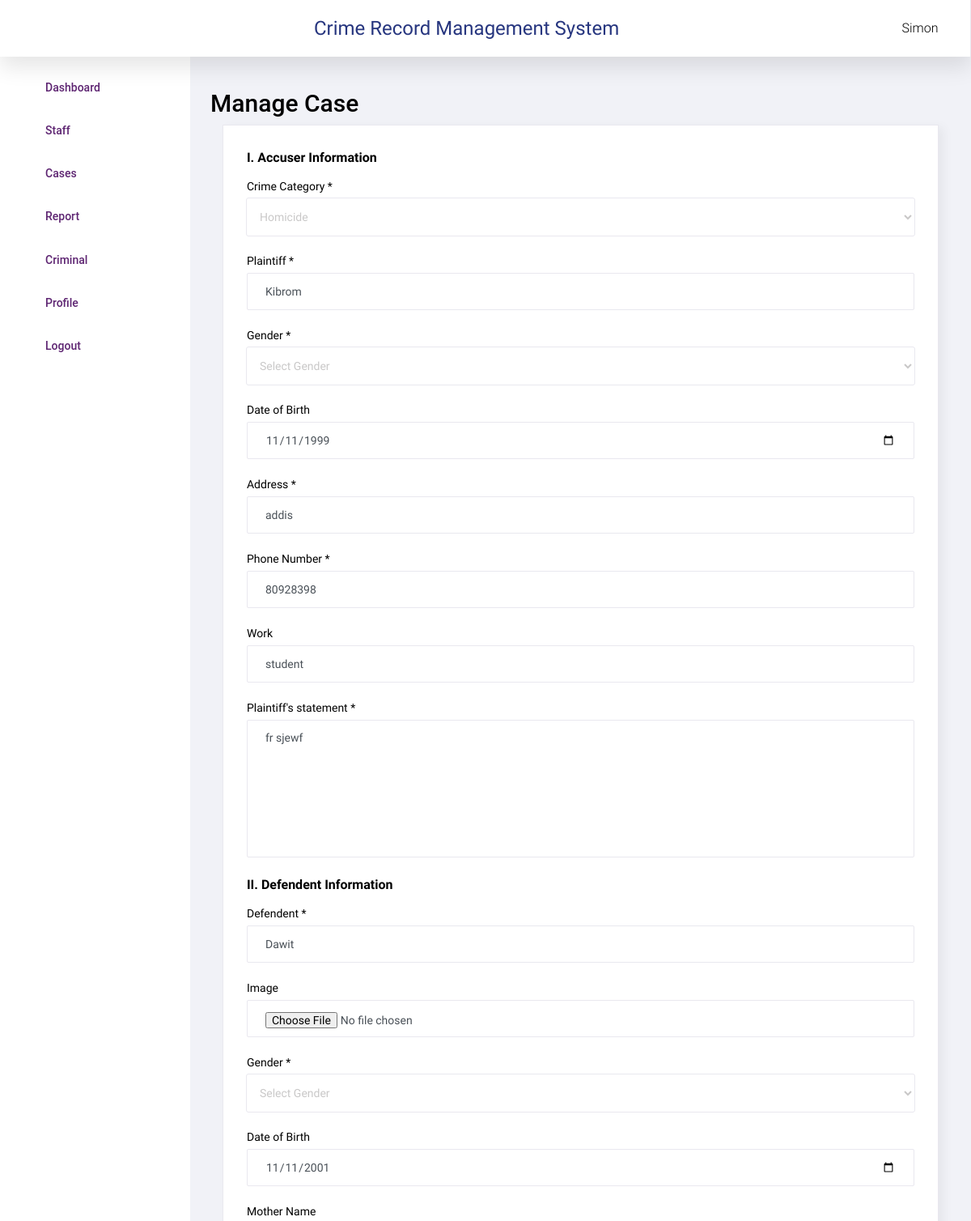
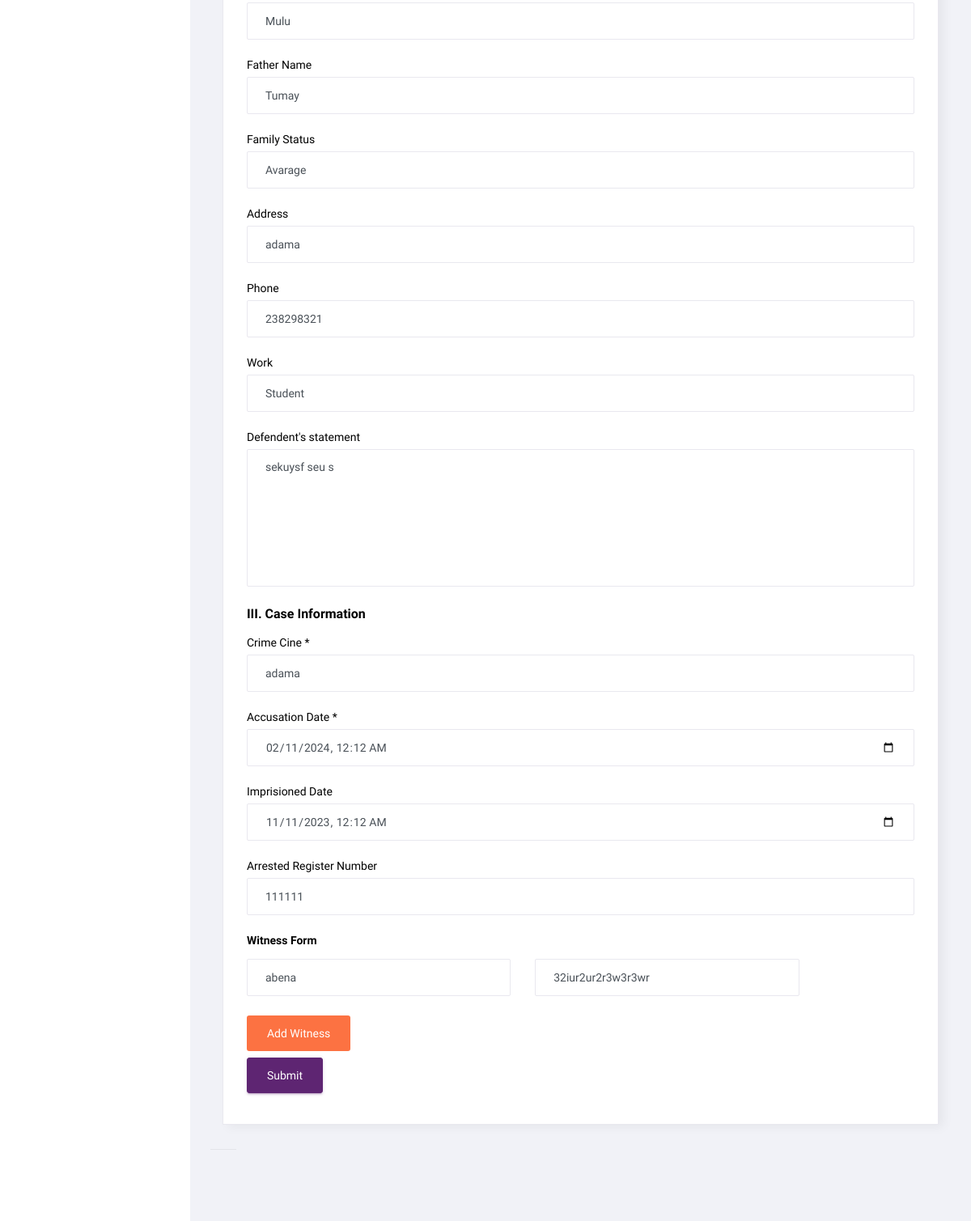
/police/manage_cases.php?id=4 (signed in), run on the app's committed database (2 pictures, top to bottom).
### tables this page shows
CREATE TABLE `cases` (
  `id` int(11) NOT NULL,
  `user_id` int(11) NOT NULL,
  `category_id` int(11) NOT NULL,
  `accuser` varchar(120) NOT NULL,
  `image` varchar(250) NOT NULL,
  `agender` varchar(120) NOT NULL,
  `adob` date NOT NULL,
  `aaddress` varchar(120) NOT NULL,
  `aphone` int(15) NOT NULL,
  `awork` varchar(120) NOT NULL,
  `pstatement` varchar(5000) NOT NULL,
  `defendent` varchar(120) NOT NULL,
  `dgender` varchar(120) NOT NULL,
  `ddob` date NOT NULL,
  `dmother` varchar(120) NOT NULL,
  `dfather` varchar(120) NOT NULL,
  `dwork` varchar(120) NOT NULL,
  `dfamily` varchar(120) NOT NULL,
  `daddress` varchar(120) NOT NULL,
  `dphone` int(15) NOT NULL,
  `dstatement` varchar(5000) NOT NULL,
  `cine` varchar(250) NOT NULL,
  `accusation` datetime NOT NULL,
  `imprisioned` datetime NOT NULL,
  `arn` varchar(50) NOT NULL,
  `status` int(11) NOT NULL,
  `casetype` int(11) NOT NULL,
  `detective_id` int(11) NOT NULL,
  `investigation` varchar(50) NOT NULL,
  `archive_id` int(11) NOT NULL,
  `sended` int(11) NOT NULL,
  `jachive_id` int(11) NOT NULL,
  `prosecutor_id` int(11) NOT NULL,
  `pro_decision` varchar(50) NOT NULL,
  `dassign_id` int(11) NOT NULL,
  `passign_id` int(11) NOT NULL,
  `pcheck_id` int(11) NOT NULL,
  `prosecution_id` int(11) NOT NULL,
  `added_on` datetime NOT NULL
);

CREATE TABLE `cases_details` (
  `id` int(11) NOT NULL,
  `cases_id` int(11) NOT NULL,
  `witness` varchar(50) NOT NULL,
  `statement` varchar(5000) NOT NULL,
  `status` int(11) NOT NULL,
  `added_on` datetime NOT NULL
);

### function.inc.php (called while the page is built, shortened)
<?php
function get_safe_value($con,$str){
    if($str!=''){
        $str=trim($str);
        return mysqli_real_escape_string($con,$str);
    }
}
    ?>

### police/manage_cases.php (the view, shortened to what this page needs)
<?php
include('header.php');
$category_id="";
$accuser="";
$agender="";
$adob="";
$aaddress="";
$aphone="";
$awork="";
$pstatement="";
$defendent="";
$dgender="";
$ddob="";
$dmother="";
$dfather="";
$dwork="";
$dfamily="";
$daddress="";
$dphone="";
$cine="";
$accusation="";
$imprisioned="";
$arn="";
$dstatement="";
$id="";
if(isset($_GET['id']) && $_GET['id']>0){
	$id=get_safe_value($con,$_GET['id']);
	$row=mysqli_fetch_assoc(mysqli_query($con,"select * from cases where id='$id'"));
	$category_id=$row['category_id'];
	$accuser=$row['accuser'];
	$agender=$row['agender'];
	$adob=$row['adob'];
	$aaddress=$row['aaddress'];
	$aphone=$row['aphone'];
	$awork=$row['awork'];
	$pstatement=$row['pstatement'];
	$defendent=$row['defendent'];
	$dgender=$row['dgender'];
	$ddob=$row['ddob'];
	$dmother=$row['dmother'];
	$dfather=$row['dfather'];
	$dwork=$row['dwork'];
	$dfamily=$row['dfamily'];
	$daddress=$row['daddress'];
	$dphone=$row['dphone'];
	$cine=$row['cine'];
	$accusation=$row['accusation'];
	$imprisioned=$row['imprisioned'];
	$arn=$row['arn'];
	$dstatement=$row['dstatement'];
}
$res_category=mysqli_query($con,"select * from category where status='1' order by category asc");
?>
<div class="main-panel">
  <div class="content-wrapper">
        <div class="row">
			<h1 class="grid_title ml10 ml15">Manage Case</h1>
            <div class="col-12 grid-margin stretch-card">
              <div class="card">
                <div class="card-body">
                  <form class="forms-sample" method="post" enctype="multipart/form-data">
                  <div class="accordion">
							<div class="contentBx">
								<div class="label"><b>I.</b> <b>Accuser Information</b></div>
								<div class="content">
									<br>
									<div class="form-group">
										<label for="exampleInputName1">Crime Category *</label>
										<select name="category_id" class="form-control" required value="<?php echo $category?>">
											<?php
											while($row_category=mysqli_fetch_assoc($res_category)){
												if($row_category['id']==$category_id){
													echo"<option value='".$row_category['id']."' selected>".$row_category['category']."</option>";
												}else{
													echo"<option value='".$row_category['id']."'>".$row_category['category']."</option>";
												}
											}
											?>
										</select>
									</div>
										<div class="form-group">
										<label for="exampleInputName1">Plaintiff *</label>
										<input type="text" class="form-control" placeholder="Accuser Name" name="accuser" required value="<?php echo $accuser?>">
										</div>
										<div class="form-group">
											<label for="gender" class=" form-control-label">Gender *</label>
											<select name="agender" class="form-control" required value="<?php echo $agender?>">
												<option value="">Select Gender</option>
											</select>
										</div>
										<div class="form-group">
											<label for="exampleInputName1">Date of Birth</label>
											<input type="date" class="form-control" placeholder="Date of Birth" name="adob" value="<?php echo $adob?>">
										</div>
										<div class="form-group">
											<label for="exampleInputName1">Address *</label>
											<input type="text" class="form-control" placeholder="Address" name="aaddress" required value="<?php echo $aaddress?>">
										</div>
										<div class="form-group">
											<label for="exampleInputName1">Phone Number *</label>
											<input type="text" class="form-control" placeholder="Phone Number" name="aphone" value="<?php echo $aphone?>">
										</div>
										<div class="form-group">
											<label for="exampleInputName1">Work</label>
											<input type="text" class="form-control" placeholder="Work" name="awork" value="<?php echo $awork?>">
										</div>
										<div class="form-group">
											<label for="exampleInputName1">Plaintiff's statement *</label>
											<textarea class="form-control" placeholder="Plaintiff's statement" name="pstatement" id="" cols="30" rows="10" required ><?php echo $pstatement?></textarea>
										</div>
								</div>
							</div>
							<div class="contentBx">
								<div class="label"><b>II.</b> <b>Defendent Information</b> </div>
								<div class="content">
									<br>
										<div class="form-group">
											<label for="exampleInputName1">Defendent *</label>
											<input type="text" class="form-control" placeholder="Accused Name" name="defendent" required value="<?php echo $defendent?>">
										</div>
										<div class="form-group">
											<label for="exampleInputName1">Image</label>
											<input type="file" class="form-control" placeholder="Defendent Image" name="image">
										</div>
										<div class="form-group">
											<label for="gender" class=" form-control-label">Gender *</label>
											<select name="dgender" class="form-control" required value="<?php echo $dgender?>">
												<option value="">Select Gender</option>
											</select>
										</div>
										<div class="form-group">
											<label for="exampleInputName1">Date of Birth</label>
											<input type="date" class="form-control" placeholder="Date of Birth" name="ddob" value="<?php echo $ddob?>">
										</div>
										<div class="form-group">
											<label for="exampleInputName1">Mother Name</label>
											<input type="text" class="form-control" placeholder="Accused Mother Name" name="dmother" value="<?php echo $dmother?>">
										</div>
										<div class="form-group">
											<label for="exampleInputName1">Father Name</label>
											<input type="text" class="form-control" placeholder="Accused Father Name" name="dfather" value="<?php echo $dfather?>">
										</div>
										<div class="form-group">
											<label for="exampleInputName1">Family Status</label>
											<input type="text" class="form-control" placeholder="Family Status" name="dfamily" value="<?php echo $dfamily?>">
										</div>
										<div class="form-group">
											<label for="exampleInputName1">Address</label>
											<input type="text" class="form-control" placeholder="Address" name="daddress" value="<?php echo $daddress?>">
										</div>
										<div class="form-group">
											<label for="exampleInputName1">Phone</label>
											<input type="text" class="form-control" placeholder="Phone" name="dphone" value="<?php echo $dphone?>">
										</div>
										<div class="form-group">
											<label for="exampleInputName1">Work</label>
											<input type="text" class="form-control" placeholder="Work" name="dwork" value="<?php echo $dwork?>">
										</div>
										<div class="form-group">
											<label for="exampleInputName1">Defendent's statement</label>
											<textarea class="form-control" placeholder="Defendent's statement" name="dstatement" id="" cols="30" rows="10"><?php echo $dstatement?></textarea>
										</div>
								</div>
							</div>
							<div class="contentBx">
								<div class="label"><b>III.</b> <b>Case Information</b> </div>
								<div class="content">
								<br>
									<div class="form-group">
										<label for="exampleInputName1">Crime Cine *</label>
										<input type="text" class="form-control" placeholder="Crime Cine" name="cine" required value="<?php echo $cine?>">
									</div>
									<div class="form-group">
										<label for="exampleInputName1">Accusation Date *</label>
										<input type="datetime-local" class="form-control" placeholder="Accusation Date" name="accusation" required value="<?php echo $accusation?>">
									</div>
									<div class="form-group">
										<label for="exampleInputName1">Imprisioned Date</label>
										<input type="datetime-local" class="form-control" placeholder="Imprisioned Date" name="imprisioned" value="<?php echo $imprisioned?>">
									</div>
									<div class="form-group">
										<label for="exampleInputName1">Arrested Register Number</label>
										<input type="text" class="form-control" placeholder="Arrested Register Number" name="arn" value="<?php echo $arn?>">
									</div>
									<div class="form-group" id="dish_box1">
                                        <label for="exampleInputEmail3"><b>Witness Form</b></label>
                                        <?php if($id==0){?>
                                            <div class="row">
                                                <div class="col-5">
                                                    <input type="text" class="form-control" placeholder="Witness Name" name="witness[]" required>
                                                </div>
                                                <div class="col-5">
                                                    <input type="text" class="form-control" placeholder="Statement" name="statement[]" required>
                                                </div>
                                            </div>
                                        <?php } else{
                                            $cases_details_res=mysqli_query($con,"select * from cases_details where cases_id='$id'");
                                            while($cases_details_row=mysqli_fetch_assoc($cases_details_res)){
                                            ?>
                                            <div class="row mt8">
                                                <div class="col-5">
                                                    <input type="text" class="form-control" placeholder="Witness Name" name="witness[]" required value="<?php echo $cases_details_row['witness']?>">
                                                </div>
                                                <div class="col-5">
                                                    <input type="text" class="form-control" placeholder="Statement" name="statement[]" required  value="<?php echo $cases_details_row['statement']?>">
                                                </div>
                                            </div>
                                        <?php
                                        } } ?>
                                    </div>
                                    <div>
                                        <button type="button" class="btn badge-danger mr-2" onclick="add_more()">Add Witness</button>
                                    </div>
                            </div>
					</div>
                    <button type="submit" class="btn btn-primary mr-2 mt8" name="submit">Submit</button>
                  </form>
                </div>
              </div>
            </div>
		 </div>
<?php include('footer.php');?>

### police/manage_cases.php (style rules this page uses)
.mt8 { margin-top:8px; }

### data on the page
cases: accuser "Kibrom", adob "11/11/1999", aaddress "addis", aphone "80928398", awork "student", pstatement "fr sjewf", defendent "Dawit", ddob "11/11/2001", dmother "Mulu", dfather "Tumay", dfamily "Avarage", daddress "adama", dphone "238298321", dwork "Student", dstatement "sekuysf seu s", cine "adama", accusation "02/11/2024 00:12", imprisioned "11/11/2023 00:12", arn "111111"
cases_details: witness "abena", statement "32iur2ur2r3w3r3wr"

### other printed values
$_SESSION['POLICE_USER'] "Simon"
form field category_id "Homicide"
